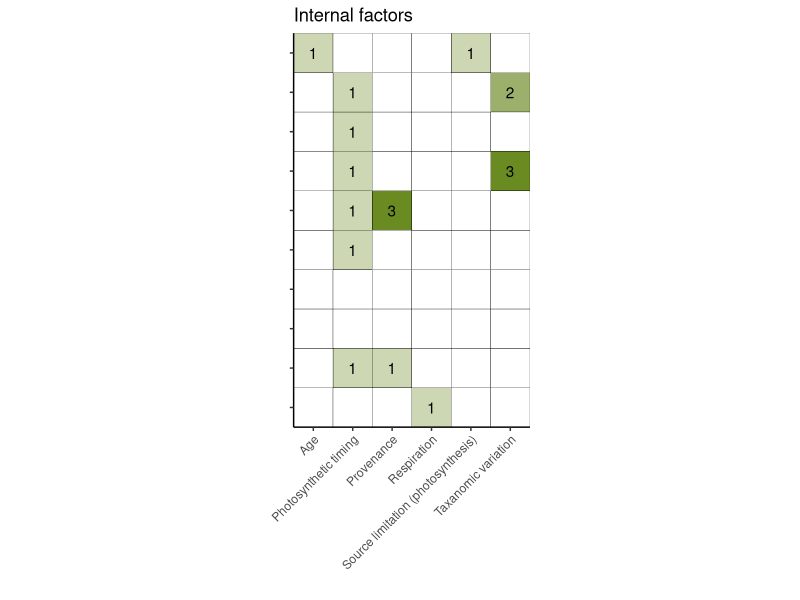
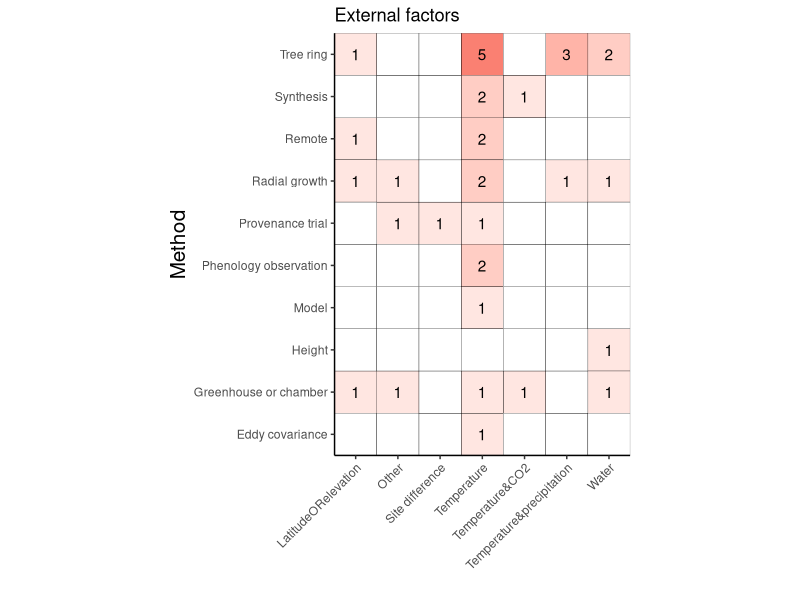

Here is the R script that generated these plots, in order: (Note: this script raises an error after producing the figures.)
## Trying to create  endo/eco heatmaps for manuscript
## Started 2 October 2023 by Lizzie
## Following heatmaps.R, but WAY less pretty.

# housekeeping
rm(list=ls()) 
options(stringsAsFactors=FALSE)

# Setting working directory. Add in your own path in an if statement for your file structure
if(length(grep("lizzie", getwd())>0)) { 
  setwd("~/Documents/git/projects/grephon/grephon/analyses")
} else if (length(grep("c.chamberlain", getwd()))>0) 
{setwd("/Users/c.chamberlain/Documents/git/grephon/analyses")
}

##Load in required libraries and data
library(gplots)
library(RColorBrewer)
library(ggplot2)
library(viridis)
library(dplyr)
library(tidyr)

## data!
greph <- read.csv("output/grephontable.csv")


### Update the heatmaps for Supp to better match the heatmaps in the main document

grephsub <- greph %>%
  select(paper_id, method, what.ext, what.endo) %>%
  mutate(method = ifelse(method=="", "height", method)) %>%
  distinct() %>%
  group_by(method, what.ext) %>%
  mutate(totcounts.ext = n()) %>%
  ungroup() %>%
  group_by(method, what.endo) %>%
  mutate(totcounts.endo = n()) %>%
  select(method, what.ext, what.endo, totcounts.ext, totcounts.endo) 

totalpossible.ext <- grephsub %>%
  ungroup() %>%
  expand(method, what.ext) 

totalpossible.endo <- grephsub %>%
  ungroup() %>%
  expand(method, what.endo) 

allcombos.ext <- grephsub %>%
  ungroup() %>%
  select(method, what.ext, totcounts.ext) %>%
  full_join(totalpossible.ext) %>%
  mutate(totcounts.ext = ifelse(is.na(totcounts.ext), 0, totcounts.ext)) %>%
  distinct() %>%
  filter(!is.na(what.ext)) %>%
  mutate(method = paste0(toupper(substr(method, 1, 1)), substr(method, 2, nchar(method))),
         what.ext = paste0(toupper(substr(what.ext, 1, 1)), substr(what.ext, 2, nchar(what.ext))))

allcombos.endo <- grephsub %>%
  ungroup() %>%
  select(method, what.endo, totcounts.endo) %>%
  full_join(totalpossible.endo) %>%
  mutate(totcounts.endo = ifelse(is.na(totcounts.endo), 0, totcounts.endo)) %>%
  distinct() %>%
  filter(!is.na(what.endo))%>%
  mutate(method = paste0(toupper(substr(method, 1, 1)), substr(method, 2, nchar(method))),
         what.endo = paste0(toupper(substr(what.endo, 1, 1)), substr(what.endo, 2, nchar(what.endo))))

ext <- ggplot(allcombos.ext, aes(x = what.ext, y = method, fill = totcounts.ext)) +
  geom_tile(color = "black") + geom_text(aes(label=ifelse(totcounts.ext==0, "", totcounts.ext))) +
  theme_classic() + 
  scale_fill_continuous(low = "white", high = "salmon")+ 
  xlab("") + ylab("Method") + ggtitle("External factors") + 
  theme(legend.position = "none",
        axis.title.y = element_text(size = 15)) + 
  scale_x_discrete(guide = guide_axis(angle = 45), expand=c(0,0)) +
  scale_y_discrete(expand=c(0,0)) + coord_equal() 

endo <- ggplot(allcombos.endo, aes(x = what.endo, y = method, fill = totcounts.endo)) +
  geom_tile(color = "black") + geom_text(aes(label=ifelse(totcounts.endo==0, "", totcounts.endo))) +
  theme_classic() + 
  scale_fill_continuous(low = "white", high = "olivedrab4")+ 
  xlab("") + ylab("") + ggtitle("Internal factors") + 
  theme(legend.position = "none",
        axis.text.y=element_blank()) + 
  scale_x_discrete(guide = guide_axis(angle = 45), expand=c(0,0)) +
  scale_y_discrete(expand=c(0,0)) + coord_equal() 

pdf(file=paste0("../figures/heatmaps/heatmap_combined_endo&exo.pdf"), width=7, height=6)
grid::grid.draw(cbind(ggplotGrob(ext), ggplotGrob(endo)))
dev.off()




# For external...

## By growth ... 
growthtypes_simple <- sort(unique(greph$growth))
totrows <- length(growthtypes_simple) ## determine number of rows needed for complete heatmap
whatexttypes_simple <- sort(unique(greph$what.ext))
totcols <- length(whatexttypes_simple) ## determine number of columns needed for complete heatmap

io_countsgreph = matrix(nrow=totrows, ncol=totcols) 
   rownames(io_countsgreph) <- growthtypes_simple 
   colnames(io_countsgreph) <- whatexttypes_simple
 for (i in whatexttypes_simple){ 
   for (j in growthtypes_simple){ 
     subsetgreph <- filter(greph, growthsimple == j, what.ext == i)
     io_countsgreph[j,i] <- n_distinct(subsetgreph$paper_id)
   }
}

pdf(file=paste0("../figures/heatmaps/heatmap_extbygrowth.pdf"), width=11, height=8.5)
mar <- c(14, 14)
heatmap.2(io_countsgreph, Colv=NA, dendrogram="none", 
          cellnote=io_countsgreph, notecol="black", # col=palette_final, 
          trace="none", key=FALSE, Rowv=NA, notecex = 1.5,
          margins = mar, lwid=c(0.1,6), lhei=c(0.1,4), cexRow = 1.2, cexCol = 1.2) 
dev.off()


###
# Now do external by METHOD
greph$method[which(greph$method=="")] <- "height"
method_simple <- sort(unique(greph$method))
totrows <- length(method_simple) ## determine number of rows needed for complete heatmap
whatexttypes_simple <- sort(unique(greph$what.ext))
totcols <- length(whatexttypes_simple) ## determine number of columns needed for complete heatmap

io_countsgreph = matrix(nrow=totrows, ncol=totcols) 
   rownames(io_countsgreph) <- method_simple
   colnames(io_countsgreph) <- whatexttypes_simple
 for (i in whatexttypes_simple){ 
   for (j in method_simple){ 
     subsetgreph <- filter(greph, method == j, what.ext == i)
     io_countsgreph[j,i] <- n_distinct(subsetgreph$paper_id)
   }
}

pdf(file=paste0("../figures/heatmaps/heatmap_extbymethod.pdf"), width=11, height=8.5)
mar <- c(14, 14)
heatmap.2(io_countsgreph, Colv=NA, dendrogram="none", 
          cellnote=io_countsgreph, notecol="black", # col=palette_final, 
          trace="none", key=FALSE, Rowv=NA, notecex = 1.5,
          margins = mar, lwid=c(0.1,6), lhei=c(0.1,4), cexRow = 1.2, cexCol = 1.2) 
dev.off()


###
# Now try external by GSL ...
gsl_simple <- sort(unique(greph$gslsimple))
totrows <- length(gsl_simple ) ## determine number of rows needed for complete heatmap
whatexttypes_simple <- sort(unique(greph$what.ext))
totcols <- length(whatexttypes_simple) ## determine number of columns needed for complete heatmap

io_countsgreph = matrix(nrow=totrows, ncol=totcols) 
   rownames(io_countsgreph) <- gsl_simple 
   colnames(io_countsgreph) <- whatexttypes_simple
 for (i in whatexttypes_simple){ 
   for (j in gsl_simple ){ 
     subsetgreph <- filter(greph, gslsimple == j, what.ext == i)
     io_countsgreph[j,i] <- n_distinct(subsetgreph$paper_id)
   }
}

pdf(file=paste0("../figures/heatmaps/heatmap_extbygsl.pdf"), width=11, height=8.5)
mar <- c(14, 14)
heatmap.2(io_countsgreph, Colv=NA, dendrogram="none", 
          cellnote=io_countsgreph, notecol="black", # col=palette_final, 
          trace="none", key=FALSE, Rowv=NA, notecex = 1.5,
          margins = mar, lwid=c(0.1,6), lhei=c(0.1,4), cexRow = 1.2, cexCol = 1.2) 
dev.off()



# For endogenous ...

###
# Now do endo by METHOD
method_simple <- sort(unique(greph$method))
totrows <- length(method_simple) ## determine number of rows needed for complete heatmap
whatendtypes_simple <- sort(unique(greph$what.endo))
totcols <- length(whatendtypes_simple) ## determine number of columns needed for complete heatmap

io_countsgreph = matrix(nrow=totrows, ncol=totcols) 
   rownames(io_countsgreph) <- method_simple
   colnames(io_countsgreph) <- whatendtypes_simple
 for (i in whatendtypes_simple){ 
   for (j in method_simple){ 
     subsetgreph <- filter(greph, method == j, what.endo == i)
     io_countsgreph[j,i] <- n_distinct(subsetgreph$paper_id)
   }
}

pdf(file=paste0("../figures/heatmaps/heatmap_endobymethod.pdf"), width=11, height=8.5)
mar <- c(14, 14)
heatmap.2(io_countsgreph, Colv=NA, dendrogram="none", 
          cellnote=io_countsgreph, notecol="black", # col=palette_final, 
          trace="none", key=FALSE, Rowv=NA, notecex = 1.5,
          margins = mar, lwid=c(0.1,6), lhei=c(0.1,4), cexRow = 1.2, cexCol = 1.2) 
dev.off()


## By growth ... 
growthtypes_simple <- sort(unique(greph$growth))
totrows <- length(growthtypes_simple) ## determine number of rows needed for complete heatmap
whatendtypes_simple <- sort(unique(greph$what.endo))
totcols <- length(whatendtypes_simple) ## determine number of columns needed for complete heatmap

io_countsgreph = matrix(nrow=totrows, ncol=totcols) 
   rownames(io_countsgreph) <- growthtypes_simple 
   colnames(io_countsgreph) <- whatendtypes_simple
 for (i in whatendtypes_simple){ 
   for (j in growthtypes_simple){ 
     subsetgreph <- filter(greph, growthsimple == j, what.endo == i)
     io_countsgreph[j,i] <- n_distinct(subsetgreph$paper_id)
   }
}

pdf(file=paste0("../figures/heatmaps/heatmap_endobygrowth.pdf"), width=11, height=8.5)
mar <- c(14, 14)
heatmap.2(io_countsgreph, Colv=NA, dendrogram="none", 
          cellnote=io_countsgreph, notecol="black", # col=palette_final, 
          trace="none", key=FALSE, Rowv=NA, notecex = 1.5,
          margins = mar, lwid=c(0.1,6), lhei=c(0.1,4), cexRow = 1.2, cexCol = 1.2) 
dev.off()


###
# Now try external by GSL ...
gsl_simple <- sort(unique(greph$gslsimple))
totrows <- length(gsl_simple ) ## determine number of rows needed for complete heatmap
whatendtypes_simple  <- sort(unique(greph$what.endo))
totcols <- length(whatendtypes_simple) ## determine number of columns needed for complete heatmap

io_countsgreph = matrix(nrow=totrows, ncol=totcols) 
   rownames(io_countsgreph) <- gsl_simple 
   colnames(io_countsgreph) <- whatendtypes_simple
 for (i in whatendtypes_simple){ 
   for (j in gsl_simple ){ 
     subsetgreph <- filter(greph, gslsimple == j, what.endo == i)
     io_countsgreph[j,i] <- n_distinct(subsetgreph$paper_id)
   }
}

pdf(file=paste0("../figures/heatmaps/heatmap_endobygsl.pdf"), width=11, height=8.5)
mar <- c(14, 14)
heatmap.2(io_countsgreph, Colv=NA, dendrogram="none", 
          cellnote=io_countsgreph, notecol="black", # col=palette_final, 
          trace="none", key=FALSE, Rowv=NA, notecex = 1.5,
          margins = mar, lwid=c(0.1,6), lhei=c(0.1,4), cexRow = 1.2, cexCol = 1.2) 
dev.off()
